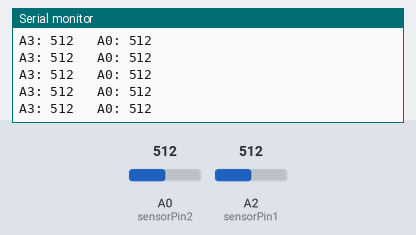
Simulated run of this sketch. Board: Arduino Uno, built with avr-gcc and run on an emulated ATmega328P. On the bench: the last lines printed to the serial monitor. Inputs (shaded band) come from the test bench; at power-on: A0 (sensorPin2) = 512, A2 (sensorPin1) = 512.

Above: at 1.2 s.
1.3 s: A0 (sensorPin2) set to 716
At 1.31 s:
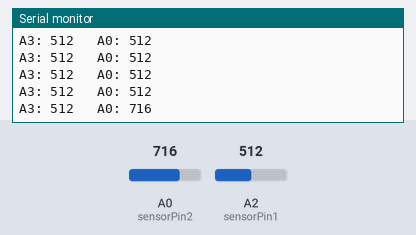
2.8 s: A2 (sensorPin1) set to 716
At 2.82 s:
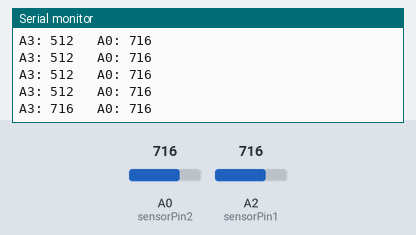
4.3 s: A0 (sensorPin2) set to 900
At 4.33 s:
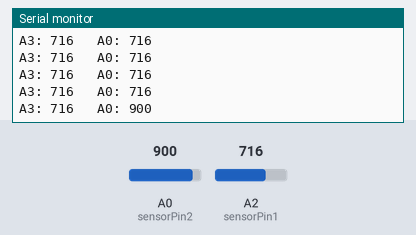
5.8 s: A2 (sensorPin1) set to 900
At 5.84 s:
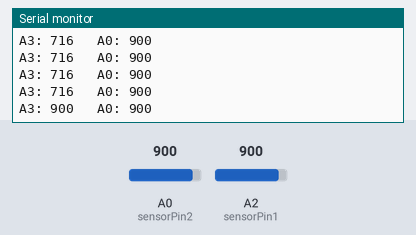
Timing chart, 0 to 8.3 s (numbered marks = the images above; inputs shaded):
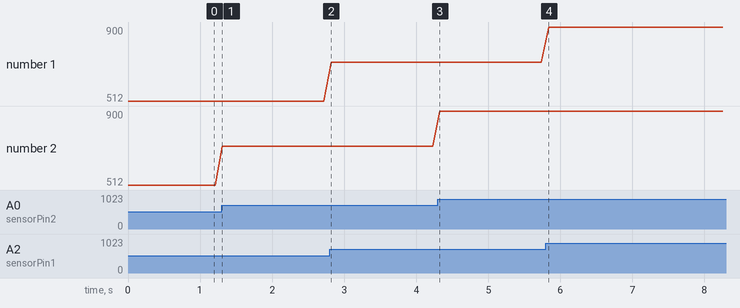

Measured:
- after the input at 1.3 s, the serial monitor: prints a new line at once (image 1)
- after the input at 2.8 s, the serial monitor: prints a new line at once (image 2)
- after the input at 4.3 s, the serial monitor: prints a new line at once (image 3)
- after the input at 5.8 s, the serial monitor: prints a new line at once (image 4)
- plotted number 2: 512 → 716 after the input at 1.3 s, 716 → 900 after the input at 4.3 s

The sketch:

check_variable_resistor.ino
```cpp
//int sensorPin = A3;
//
//void setup() {
//
//  Serial.begin(9600);
//
//  pinMode(sensorPin, INPUT);
//
//}
//
//
//
//void loop() {
//
//  int value = analogRead(sensorPin);
//
//  Serial.println(value);
//
//  delay(100);
//
//}


int sensorPin1 = A2;
int sensorPin2 = A0; // A0 핀 추가

void setup() {
  Serial.begin(9600);

  pinMode(sensorPin1, INPUT);
  pinMode(sensorPin2, INPUT); // A0 핀 입력 설정 추가
}

void loop() {
  // 두 핀의 아날로그 값을 각각 읽어옵니다.
  int value1 = analogRead(sensorPin1);
  int value2 = analogRead(sensorPin2);

  // 시리얼 모니터에서 확인하기 쉽게 출력합니다.
  Serial.print("A3: ");
  Serial.print(value1);
  Serial.print("\t A0: "); // \t는 탭(일정 간격 띄어쓰기)을 의미합니다.
  Serial.println(value2);

  delay(100);
}
```
